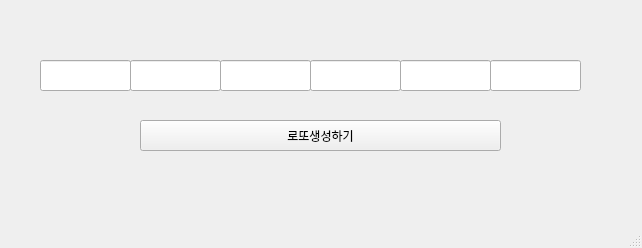
<?xml version="1.0" encoding="UTF-8"?>
<ui version="4.0">
 <class>MainWindow</class>
 <widget class="QMainWindow" name="MainWindow">
  <property name="geometry">
   <rect>
    <x>0</x>
    <y>0</y>
    <width>642</width>
    <height>248</height>
   </rect>
  </property>
  <property name="windowTitle">
   <string>MainWindow</string>
  </property>
  <widget class="QWidget" name="centralwidget">
   <widget class="QLineEdit" name="le1">
    <property name="geometry">
     <rect>
      <x>40</x>
      <y>60</y>
      <width>91</width>
      <height>31</height>
     </rect>
    </property>
    <property name="alignment">
     <set>Qt::AlignCenter</set>
    </property>
   </widget>
   <widget class="QLineEdit" name="le2">
    <property name="geometry">
     <rect>
      <x>130</x>
      <y>60</y>
      <width>91</width>
      <height>31</height>
     </rect>
    </property>
    <property name="alignment">
     <set>Qt::AlignCenter</set>
    </property>
   </widget>
   <widget class="QLineEdit" name="le3">
    <property name="geometry">
     <rect>
      <x>220</x>
      <y>60</y>
      <width>91</width>
      <height>31</height>
     </rect>
    </property>
    <property name="alignment">
     <set>Qt::AlignCenter</set>
    </property>
   </widget>
   <widget class="QLineEdit" name="le4">
    <property name="geometry">
     <rect>
      <x>310</x>
      <y>60</y>
      <width>91</width>
      <height>31</height>
     </rect>
    </property>
    <property name="alignment">
     <set>Qt::AlignCenter</set>
    </property>
   </widget>
   <widget class="QLineEdit" name="le5">
    <property name="geometry">
     <rect>
      <x>400</x>
      <y>60</y>
      <width>91</width>
      <height>31</height>
     </rect>
    </property>
    <property name="alignment">
     <set>Qt::AlignCenter</set>
    </property>
   </widget>
   <widget class="QLineEdit" name="le6">
    <property name="geometry">
     <rect>
      <x>490</x>
      <y>60</y>
      <width>91</width>
      <height>31</height>
     </rect>
    </property>
    <property name="alignment">
     <set>Qt::AlignCenter</set>
    </property>
   </widget>
   <widget class="QPushButton" name="pb">
    <property name="geometry">
     <rect>
      <x>140</x>
      <y>120</y>
      <width>361</width>
      <height>31</height>
     </rect>
    </property>
    <property name="text">
     <string>로또생성하기</string>
    </property>
   </widget>
  </widget>
  <widget class="QMenuBar" name="menubar">
   <property name="geometry">
    <rect>
     <x>0</x>
     <y>0</y>
     <width>642</width>
     <height>21</height>
    </rect>
   </property>
  </widget>
  <widget class="QStatusBar" name="statusbar"/>
 </widget>
 <resources/>
 <connections/>
</ui>
